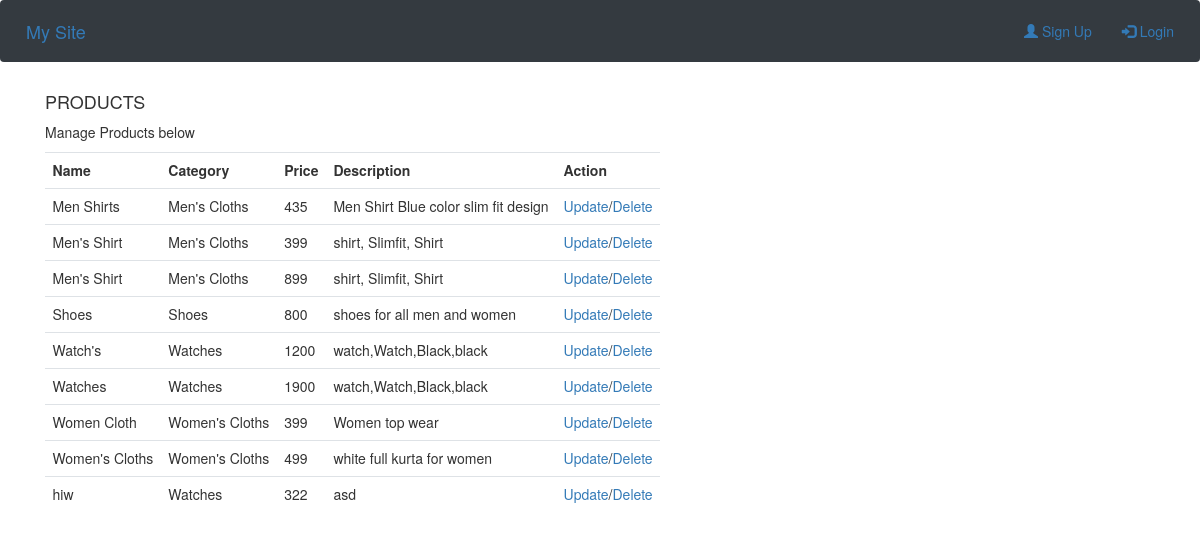
The app's page /product/list/, older data.
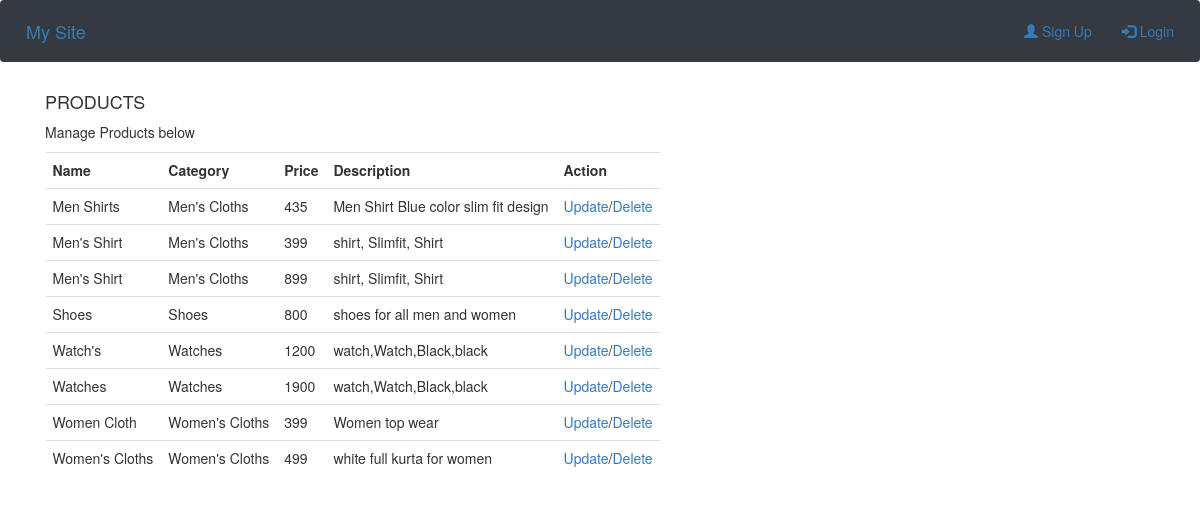
The same page, newer data.
### product/models.py (models this page shows, shortened)
class Products(models.Model):
    name = models.CharField(max_length=50)
    category = models.ForeignKey('Category',on_delete=models.CASCADE, default=1)
    price = models.IntegerField(default=0)
    description = models.CharField(max_length=200)
    image = models.ImageField(upload_to = 'uploads/products/')
    tag = models.ManyToManyField(Tag,related_name='tag')

class Category(models.Model):
    name  =  models.CharField(max_length=20)
    def __str__(self):
        return self.name

### product/views.py (the view)
# urls.py: path('product/list/', ProductListView.as_view(), name='product-list'),
class ProductListView(ListView):
    model = Products
    ordering = ['name']
    form_class = CreateProductForm
    template_name = 'products/products_list.html'
    def get_context_data(self, **kwargs):
        context = super(ProductListView, self).get_context_data(**kwargs)
        context['createproductform'] = CreateProductForm
        return context

### templates/product/products_list.html (shortened to what this page needs)
{% extends 'base.html' %}
{% block content %}
<section class="banner_div">
    <div class="container">
        <div class="row">
            <div class="col s12 form_div user_form">
                <h4 class="user_anagement">PRODUCTS</h4>
                <p class="add_tabletext">Manage Products below</p>
                <div class="row">
                    <div class="col s7">
                        <div class="table manage_table add_tablt">
                            <table>
                                <tr>
                                    <th>Name</th>
                                    <th>Category</th>
                                    <th>Price</th>
                                    <th>Description</th>
                                    <th>Action</th>
                                </tr>
                                {% for object in object_list %}
                                <tr id="expert_table_{{object.id}}">
                                    <td>{{ object.name }}</td>
                                    <td>{{ object.category }}</td>
                                    <td>{{ object.price}}</td>
                                    <td>{{ object.description}}</td>
                                    <td><a href="/product/update/{{object.id}}">Update</a>/<a href="/{{object.id}}/product/delete/">Delete</a></td>
                                </tr>
                                {% endfor %}
                            </table>
                        </div>
                    </div>
                </div>
            </div>
        </div>
    </div>
</section>
{% endblock %}

Row changes from the older to the newer data that the page shows:
removed Products: name "hiw", category "Watches", price "322", description "asd"
